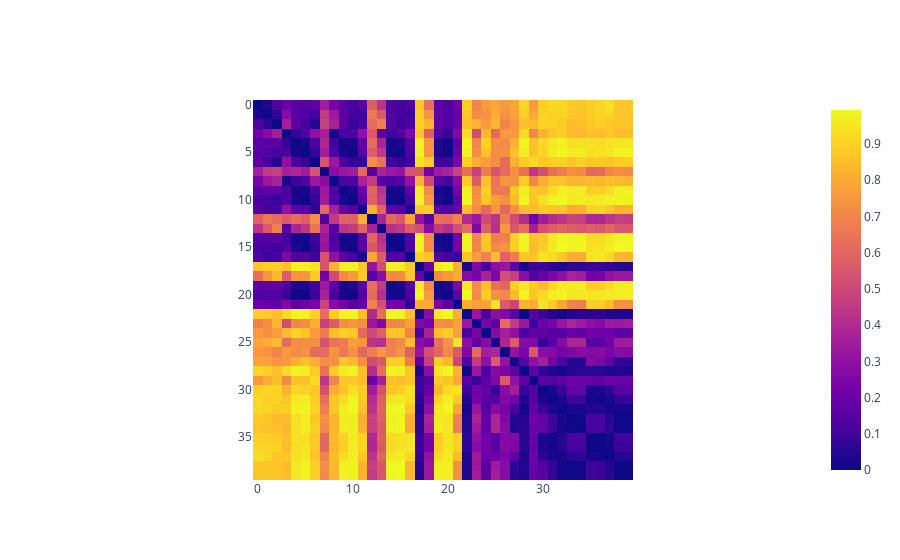

The code cell stored with this chart in its notebook:
### Code cell
dissim_matrix_plot = gtda.plotting.plot_heatmap(dissim_matrixes[print_obj], colorscale = None, plotly_params = { 'autocolorscale': True })
display(dissim_matrix_plot)
dissim_matrix_plot.write_image(file = f"{subj}/{exp}/dissim_matrix.svg", format = "svg")

### Figure 1 — Plotly figure (JSON) as saved in the notebook; plotly's stock layout.template omitted (floating-point values rounded to 4 significant figures; data arrays with more than 128 entries replaced by an {"elided": "..."} marker saying what was removed)
{"data": [{"type": "heatmap", "z": {"elided": "40x40 float values"}}], "layout": {"plot_bgcolor": "white", "xaxis": {"constrain": "domain", "scaleanchor": "y"}, "yaxis": {"autorange": "reversed", "constrain": "domain"}}}
